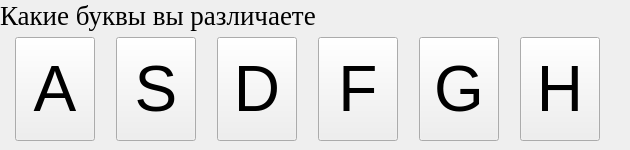
     <widget class="QWidget" name="tab_7">
      <attribute name="title">
       <string>Борт Знаки</string>
      </attribute>
      <widget class="QWidget" name="layoutWidget_2">
       <property name="geometry">
        <rect>
         <x>0</x>
         <y>0</y>
         <width>621</width>
         <height>141</height>
        </rect>
       </property>
       <layout class="QVBoxLayout" name="verticalLayout_2">
        <item>
         <widget class="QLabel" name="label_9">
          <property name="font">
           <font>
            <family>Times New Roman</family>
            <pointsize>20</pointsize>
           </font>
          </property>
          <property name="text">
           <string>Какие буквы вы различаете</string>
          </property>
         </widget>
        </item>
        <item>
         <layout class="QGridLayout" name="gridLayout_5">
          <item row="1" column="0">
           <widget class="QPushButton" name="pushButton_48">
            <property name="enabled">
             <bool>true</bool>
            </property>
            <property name="sizePolicy">
             <sizepolicy hsizetype="Fixed" vsizetype="Expanding">
              <horstretch>7</horstretch>
              <verstretch>0</verstretch>
             </sizepolicy>
            </property>
            <property name="font">
             <font>
              <pointsize>48</pointsize>
             </font>
            </property>
            <property name="whatsThis">
             <string>&lt;html&gt;&lt;head/&gt;&lt;body&gt;&lt;p&gt;1233&lt;/p&gt;&lt;/body&gt;&lt;/html&gt;</string>
            </property>
            <property name="text">
             <string>A</string>
            </property>
            <property name="checkable">
             <bool>false</bool>
            </property>
           </widget>
          </item>
          <item row="1" column="4">
           <widget class="QPushButton" name="pushButton_49">
            <property name="enabled">
             <bool>true</bool>
            </property>
            <property name="sizePolicy">
             <sizepolicy hsizetype="Fixed" vsizetype="Expanding">
              <horstretch>7</horstretch>
              <verstretch>0</verstretch>
             </sizepolicy>
            </property>
            <property name="font">
             <font>
              <pointsize>48</pointsize>
             </font>
            </property>
            <property name="text">
             <string>G</string>
            </property>
            <property name="checkable">
             <bool>false</bool>
            </property>
           </widget>
          </item>
          <item row="1" column="2">
           <widget class="QPushButton" name="pushButton_50">
            <property name="enabled">
             <bool>true</bool>
            </property>
            <property name="sizePolicy">
             <sizepolicy hsizetype="Fixed" vsizetype="Expanding">
              <horstretch>7</horstretch>
              <verstretch>0</verstretch>
             </sizepolicy>
            </property>
            <property name="font">
             <font>
              <pointsize>48</pointsize>
             </font>
            </property>
            <property name="text">
             <string>D</string>
            </property>
            <property name="checkable">
             <bool>false</bool>
            </property>
           </widget>
          </item>
          <item row="1" column="1">
           <widget class="QPushButton" name="pushButton_51">
            <property name="enabled">
             <bool>true</bool>
            </property>
            <property name="sizePolicy">
             <sizepolicy hsizetype="Fixed" vsizetype="Expanding">
              <horstretch>7</horstretch>
              <verstretch>0</verstretch>
             </sizepolicy>
            </property>
            <property name="font">
             <font>
              <pointsize>48</pointsize>
             </font>
            </property>
            <property name="text">
             <string>S</string>
            </property>
            <property name="checkable">
             <bool>false</bool>
            </property>
           </widget>
          </item>
          <item row="1" column="3">
           <widget class="QPushButton" name="pushButton_52">
            <property name="enabled">
             <bool>true</bool>
            </property>
            <property name="sizePolicy">
             <sizepolicy hsizetype="Fixed" vsizetype="Expanding">
              <horstretch>7</horstretch>
              <verstretch>0</verstretch>
             </sizepolicy>
            </property>
            <property name="font">
             <font>
              <pointsize>48</pointsize>
             </font>
            </property>
            <property name="text">
             <string>F</string>
            </property>
            <property name="checkable">
             <bool>false</bool>
            </property>
           </widget>
          </item>
          <item row="1" column="5">
           <widget class="QPushButton" name="pushButton_53">
            <property name="sizePolicy">
             <sizepolicy hsizetype="Fixed" vsizetype="Expanding">
              <horstretch>7</horstretch>
              <verstretch>0</verstretch>
             </sizepolicy>
            </property>
            <property name="font">
             <font>
              <pointsize>48</pointsize>
             </font>
            </property>
            <property name="text">
             <string>H</string>
            </property>
           </widget>
          </item>
         </layout>
        </item>
       </layout>
      </widget>
     </widget>
